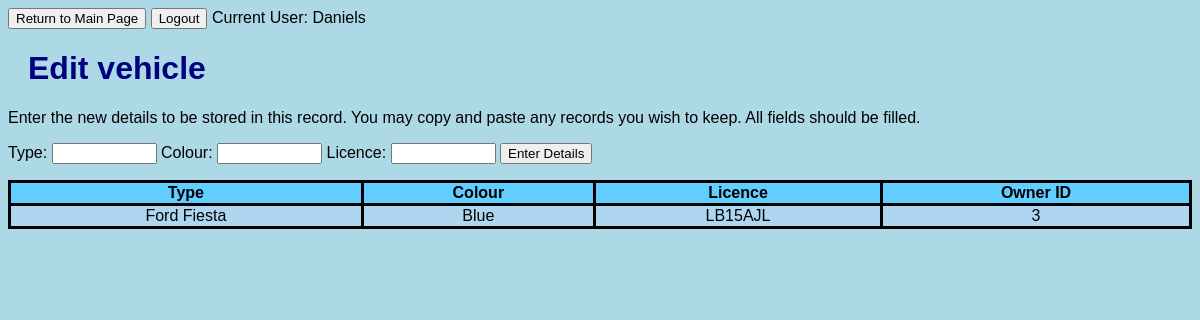
Screenshot of /editVehicle.php?id=12 (signed in) with the database file from the repository.
### tables this page shows
CREATE TABLE `Vehicle` (
  `Vehicle_ID` int(11) NOT NULL AUTO_INCREMENT,
  `Vehicle_type` varchar(20) NOT NULL,
  `Vehicle_colour` varchar(20) NOT NULL,
  `Vehicle_licence` varchar(7) DEFAULT NULL,
  `People_ID` int(11) DEFAULT NULL,
  PRIMARY KEY (`Vehicle_ID`),
  KEY `FK_People` (`People_ID`),
  CONSTRAINT `FK_People` FOREIGN KEY (`People_ID`) REFERENCES `People` (`People_ID`)
);

### editVehicle.php (the view, shortened to what this page needs)
<html>
<head>
<button id="myButton" class="float-left submit-button" >Return to Main Page</button>
<button id="logout" class="float-left submit-button" >Logout</button>
<?php
echo 'Current User: '.$_SESSION['user'];
$record = $_GET['id'];
?>
<link rel="stylesheet" href="myStyle.css"/>
</head>
<body>
<h1>Edit vehicle</h1>
<p>Enter the new details to be stored in this record. You may copy and paste any records you wish to keep. All fields should be filled.</p>
<form name = 'VehicleEdit' method="post" onsubmit="return checkInputVehicleE()">
Type: <input type='text' name = 'type' value = '' size = '10'>
Colour: <input type='text' name='colour' value='' size = '10'>
Licence: <input type='text' name='licence' value='' size = '10'>
<input type='submit' value='Enter Details'>
<br>
</form>
</body>
<table>
    <tr>
        <th>Type</th>
        <th>Colour</th>
        <th>Licence</th>
        <th>Owner ID</th>
    </tr>
<?php
$servername = "mysql.cs.nott.ac.uk";
$username = "psxjw13_C1B";
$password = "AUXYUG";
$dbname = "psxjw13_C1B";
$conn = mysqli_connect($servername, $username, $password,
$dbname);
$sql = "SELECT * FROM Vehicle WHERE Vehicle_ID = '$record';";
$result = mysqli_query($conn, $sql);
while($row = mysqli_fetch_assoc($result)) {
    ?>
    <tr>
        <td><?php echo $row['Vehicle_type'];?></td>
        <td><?php echo $row['Vehicle_colour'];?></td>
        <td><?php echo $row['Vehicle_licence'];?></td>
        <td><?php echo $row['People_ID'];?></td>
    </tr>
<?php
}
?>
</table>
</html>

### myStyle.css (style rules this page uses)
table, th, td { border-collapse: collapse; border-style: solid; text-align: center; }
table { width:100%; }
th { background-color: rgb(98, 205, 255); }
tr { background-color: white; }
body { background-color: lightblue; }
h1 { color: navy; margin-left: 20px; }
tr:nth-child(even) { background-color: #AED6F1; }
* { font-family: Arial; }

### rows the page displays
vehicle: Vehicle_type "Ford Fiesta", Vehicle_colour "Blue", Vehicle_licence "LB15AJL", People_ID "3"

### other values shown
$_SESSION['user'] "Daniels"
